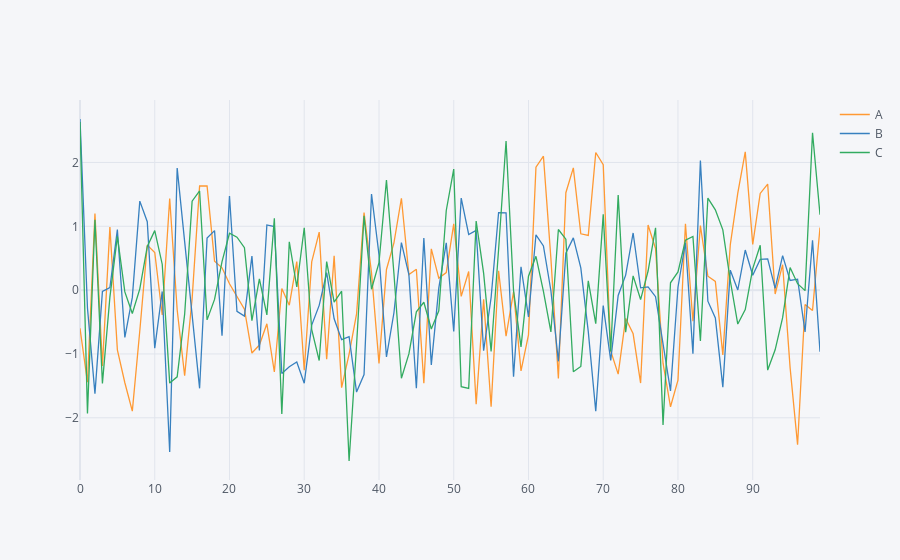

Notebook cell for this chart:
### Markdown cell above
### Cufflinks Form a Interactive Plots

### Code cell
df.iplot()
